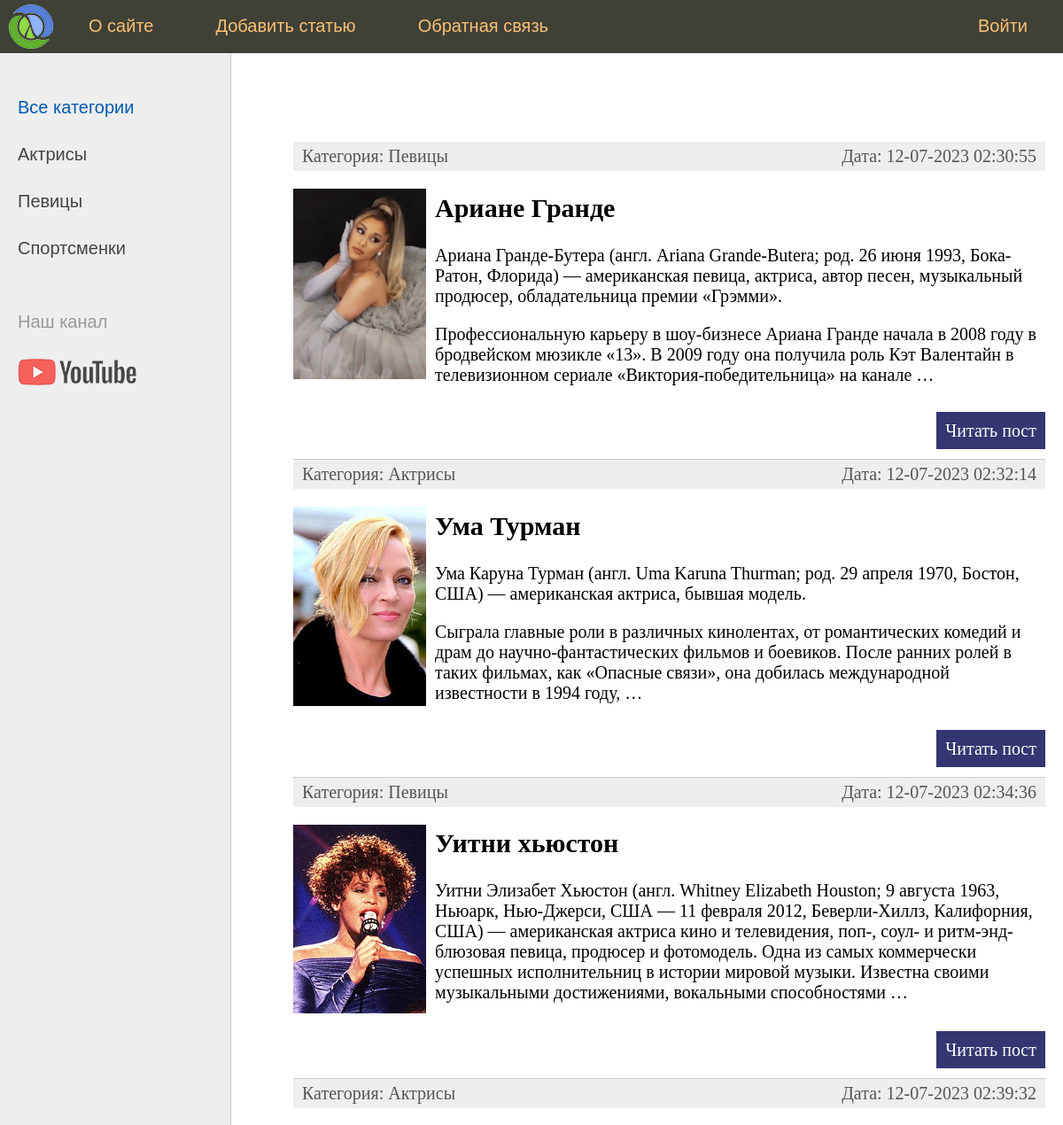
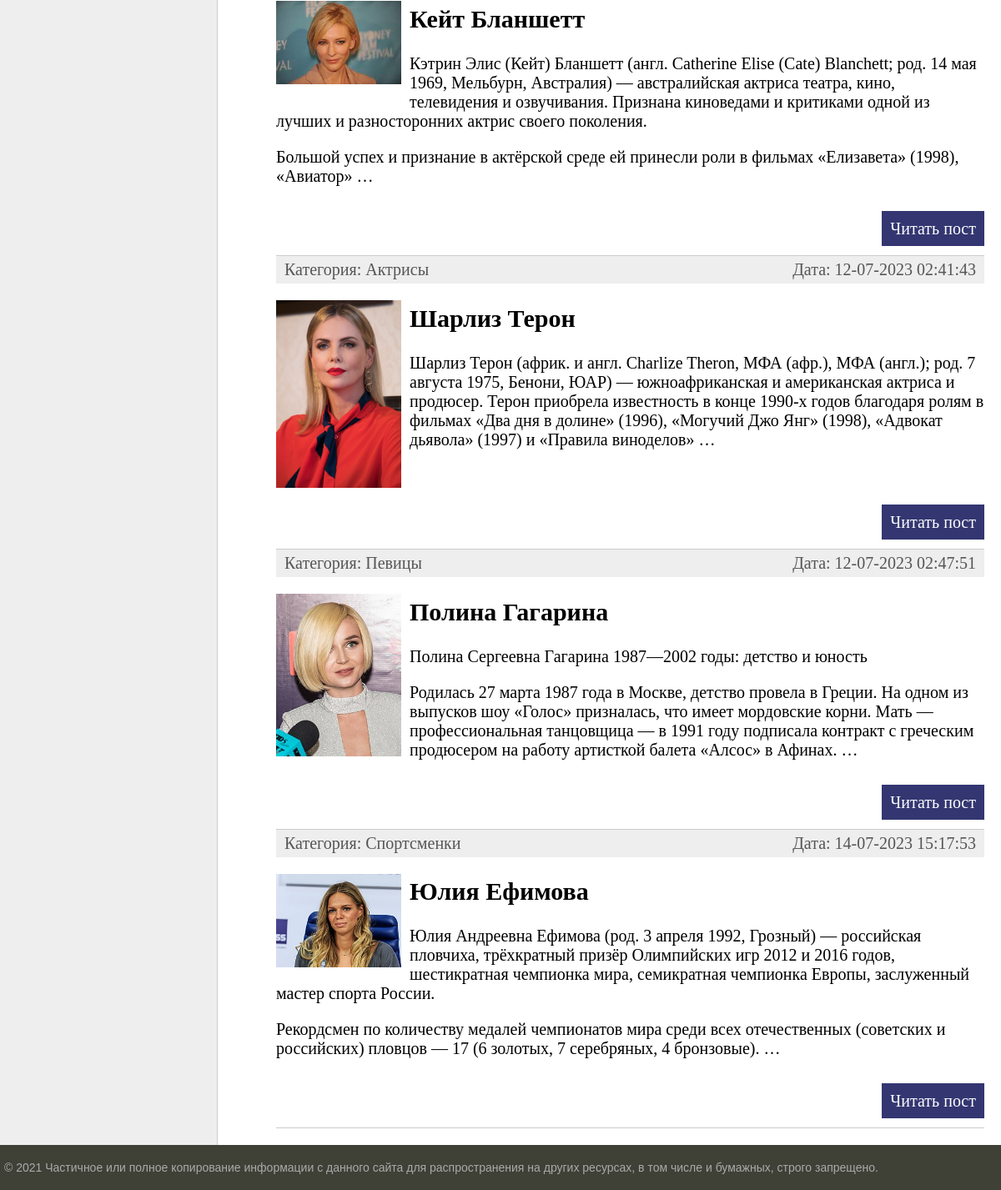
The page / on the database its author committed (2 pictures, top to bottom).
### women/models.py (models this page shows, shortened)
class Category(models.Model):
    name = models.CharField(max_length=100, db_index=True, verbose_name='Категория')
    slug = models.SlugField(max_length=255, unique=True, db_index=True, verbose_name='URL')
    def __str__(self):
        return self.name
    def get_absolut_url(self):
        return reverse('category', kwargs={'cat_slug': self.slug})
    class Meta:
        verbose_name = 'Категория'
        verbose_name_plural = 'Категории'
        ordering = ['id']

class Women(models.Model):
    title = models.CharField(max_length=255, verbose_name='Заголовок')
    slug = models.SlugField(max_length=255, unique=True, db_index=True, verbose_name='URL')
    content = models.TextField(blank=True)
    photo = models.ImageField(upload_to="photos/%Y/%m/%d/", verbose_name='Фото')
    time_create = models.DateTimeField(auto_now_add=True, verbose_name='Дата создания')
    time_update = models.DateTimeField(auto_now=True)
    is_published = models.BooleanField(default=True, verbose_name='Опубликовано')
    cat = models.ForeignKey('Category', on_delete=models.PROTECT, verbose_name='Категории')
    def get_absolute_url(self):
        return reverse('post', kwargs={'post_slug': self.slug})
    class Meta:
        verbose_name = 'Известные женщины'
        verbose_name_plural = 'Известные женщины'
        ordering = ['time_create', 'title']

### women/views.py (the view)
# urls.py: path('', WomenHome.as_view(), name='home'),
class WomenHome(DataMixin, ListView):
    model = Women
    template_name = 'women/index.html'
    context_object_name = 'posts'
    def get_context_data(self, *, object_list=None, **kwargs):
        context = super().get_context_data(**kwargs)
        c_def = self.get_user_context(title='Главная страница')
        return dict(list(context.items()) + list(c_def.items()))
    def get_queryset(self):
        return Women.objects.filter(is_published=True)

### women/templatetags/women_tags.py (called while the page is built)
@register.inclusion_tag('women/list_categories.html')
def show_categories(sort=None, cat_selected=0):
    if not sort:
        cats = Category.objects.all()
    else:
        cats = Category.objects.order_by(sort)
    return {'cats': cats, 'cat_selected': cat_selected}

### women/utils.py (called while the page is built)
    def get_user_context(self, **kwargs):
        context = kwargs
        cats = Category.objects.all()
        context['menu'] = menu
        context['cats'] = cats
        if 'cat_selected' not in context:
            context['cat_selected'] = 0
        return context

### women/templates/women/index.html (shortened to what this page needs)
{% extends 'women/base.html' %}
{% block content %}
<ul class="list-articles">
	{% for p in posts %}
			<li><div class="article-panel">
				<p class="first">Категория: {{p.cat}}</p>
				<p class="last">Дата: {{p.time_update|date:"d-m-Y H:i:s"}}</p>
			</div>
{% if p.photo %}
	<p><img class="img-article-left thumb" src="{{ p.photo.url }}"> </p>
{% endif %}
				<h2>{{p.title}}</h2>
	{% autoescape on %}
	{{p.content|linebreaks|truncatewords:50}}
	{% endautoescape %}
			<p class="link-read-post"><a href="{{ p.get_absolute_url }}">Читать пост</a></p>
			</li>
	{% endfor %}
</ul>
{% endblock %}

### women/templates/women/base.html (shortened to what this page needs)
{% load static %}
{% load women_tags %}
<!DOCTYPE html>
<html>
<head>
	<link type="text/css" href="{% static 'women/css/styles.css' %}" rel="stylesheet" />
</head>
<body>
<table class="table-page" border=0 cellpadding="0" cellspacing="0">
<tr><td valign=top>
{% block mainmenu %}
		<div class="header">
			<ul id="mainmenu" class="mainmenu">
			<li class="logo"><a href="{% url 'home' %}"><div class="logo"></div></a></li>
{% for m in menu %}
	{% if not forloop.last %}
			<li><a href="{% url m.url_name %}">{{m.title}}</a></li>
	{% else %}
			<li class="last"><a href="{% url m.url_name %}">{{m.title}}</a></li>
	{% endif %}
{% endfor %}
			</ul>
		</div>
{% endblock mainmenu %}
<table class="table-content" border=0 cellpadding="0" cellspacing="0">
<tr>
	<td valign="top" class="left-chapters">
	<ul id="leftchapters">
		{% if cat_selected == 0  %}
		<li class="selected">Все категории</li>
		{% else %}
		<li> <a href="{% url 'home' %}">Все категории</a></li>
		{% endif %}
		{% show_categories 'name' cat_selected %}
		<li class="share">
		<p>Наш канал</p>
		<a class="share-yt" href="https://www.youtube.com/channel/UClJzWfGWuGJL2t-3dYKcHTA/playlists" target="_blank" rel="nofollow"></a>
		</li>
	</ul>
</td>
<td valign="top" class="content">
	<div class="content-text">
{% block content %}
{% endblock %}
	</div>
</td></tr></table>
</td></tr>
<tr><td valign=top>
	<div id="footer">
		<p>&copy; 2021 Частичное или полное копирование информации с данного сайта для распространения на других ресурсах, в том числе и бумажных, строго запрещено.</p>
	</div>
</td></tr></table>
</body>
</html>

### women/templates/women/list_categories.html
{% for c in cats %}
    {% if c.pk == cat_selected %}
        <li class="selected">{{c.name}}</li>
    {% else %}
        <li><a href="{{ c.get_absolut_url }}">{{c.name}}</a> </li>
    {% endif %}
{% endfor %}

### women/static/women/css/styles.css (style rules this page uses)
html, body { font-family: 'Arial'; margin: 0; padding: 0; height: 100%; width: 100%; color: #444; }
a { color: #0059b2; text-decoration: none; }
img { max-width: 600px; height: auto; }
img.img-article-left { max-width: 300px; height: auto; float: left; padding: 0 10px 10px 0; }
img.img-article-left.thumb { max-width: 150px; height: auto; }
p.link-read-post { text-align: right; }
p.link-read-post a { padding: 10px; min-width: 100px; background: #333671; color: #fff; text-decoration: none; }
div.article-panel { background: #eee; padding: 5px 10px 5px 10px; box-sizing: border-box; overflow: hidden; color: #555; }
div.article-panel p.first { margin: 0; float: left; }
div.article-panel p.last { margin: 0; float: right; }
ul.list-articles { list-style: none; margin: 0; padding: 0; }
ul.list-articles li { border-bottom: 1px solid #ccc; }
.table-page { width: 100%; height: 100%; vertical-align: top; }
.table-page tr { height: 100%; }
.header { background: #3F4137; height: 60px; }
.logo { background: url('../images/logo.png') no-repeat 10px 5px; width: 70px; height: 60px; }
ul.mainmenu { list-style: none; margin: 0; padding: 0; height: 60px; color: #fdc073; font-size: 20px; overflow: hidden; }
ul.mainmenu li { float: left; margin: 18px 40px 0 30px; }
ul.mainmenu li.logo { margin: 0; }
ul.mainmenu li.last { float: right; }
ul.mainmenu li a { color: #fdc073; text-decoration: none; }
.table-content { width: 100%; min-height: 100%; height: 100%; }
.left-chapters { margin: 0; background: #eee; border-right: 1px solid #ccc; min-height: 100%; }
.left-chapters ul { width: 230px; min-height: 100%; margin: 0; padding: 20px 10px 10px 20px; list-style: none; font-size: 20px; }
.left-chapters ul li { margin: 30px 0 0 0; color: #999; }
.left-chapters ul li.selected { color: #0059b2; }
.left-chapters ul li a { color: #444; text-decoration: none; }
.left-chapters ul li.share { margin: 60px 0 0 0; }
.left-chapters ul li.share p { margin: 30px 0 30px 0; }
.left-chapters ul li.share a { display: inline-block; width: 40px; height: 40px; margin: 0 20px 0 0; }
.left-chapters ul li.share a.share-yt { width: 100%; height: 30px; background: url('../images/share_yt.png') no-repeat 0 0 }
.content { padding: 40px 20px 20px 40px; width: 100%; box-sizing: border-box; }
.content-text { margin: 60px 0 0 30px; color: #000; font-size: 20px; font-family: Yandex Sans Display Light; }
#footer { box-sizing: border-box; background: #3F4137; padding: 5px; color: #aaa; font-size: 14px; font-family: Verdana, Geneva, Arial, Helvetica; text-align: left; overflow: hidden; }

### rows shown on the page
Category: name "Актрисы"
Category: name "Певицы"
Category: name "Спортсменки"
Women: cat "Певицы", time_update "12-07-2023 02:30:55", photo (picture), title "Ариане Гранде", content "Ариана Гранде-Бутера (англ. Ariana Grande-Butera; род. 26 июня 1993, Бока-Ратон, Флорида) — американская певица, актриса, автор песен, музыкальный продюсер, обладательница премии «Грэмми». Профессиональную карьеру в шоу-бизнесе Ариана Гранде начала в 2008 году в бродвейском мюзикле «13». В 2009 году она получила роль Кэт Валентайн в телевизионном сериале «Виктория-победительница» на канале …"
Women: cat "Актрисы", time_update "12-07-2023 02:32:14", photo (picture), title "Ума Турман", content "Ума Каруна Турман (англ. Uma Karuna Thurman; род. 29 апреля 1970, Бостон, США) — американская актриса, бывшая модель. Сыграла главные роли в различных кинолентах, от романтических комедий и драм до научно-фантастических фильмов и боевиков. После ранних ролей в таких фильмах, как «Опасные связи», она добилась международной известности в 1994 году, …"
Women: cat "Певицы", time_update "12-07-2023 02:34:36", photo (picture), title "Уитни хьюстон", content "Уитни Элизабет Хьюстон (англ. Whitney Elizabeth Houston; 9 августа 1963, Ньюарк, Нью-Джерси, США — 11 февраля 2012, Беверли-Хиллз, Калифорния, США) — американская актриса кино и телевидения, поп-, соул- и ритм-энд-блюзовая певица, продюсер и фотомодель. Одна из самых коммерчески успешных исполнительниц в истории мировой музыки. Известна своими музыкальными достижениями, вокальными способностями …"
Women: cat "Актрисы", time_update "12-07-2023 02:39:32", photo (picture), title "Кейт Бланшетт", content "Кэтрин Элис (Кейт) Бланшетт (англ. Catherine Elise (Cate) Blanchett; род. 14 мая 1969, Мельбурн, Австралия) — австралийская актриса театра, кино, телевидения и озвучивания. Признана киноведами и критиками одной из лучших и разносторонних актрис своего поколения. Большой успех и признание в актёрской среде ей принесли роли в фильмах «Елизавета» (1998), «Авиатор» …"
Women: cat "Актрисы", time_update "12-07-2023 02:41:43", photo (picture), title "Шарлиз Терон", content "Шарлиз Терон (африк. и англ. Charlize Theron, МФА (афр.), МФА (англ.); род. 7 августа 1975, Бенони, ЮАР) — южноафриканская и американская актриса и продюсер. Терон приобрела известность в конце 1990-х годов благодаря ролям в фильмах «Два дня в долине» (1996), «Могучий Джо Янг» (1998), «Адвокат дьявола» (1997) и «Правила виноделов» …"
Women: cat "Певицы", time_update "12-07-2023 02:47:51", photo (picture), title "Полина Гагарина", content "Полина Сергеевна Гагарина 1987—2002 годы: детство и юность Родилась 27 марта 1987 года в Москве, детство провела в Греции. На одном из выпусков шоу «Голос» призналась, что имеет мордовские корни. Мать — профессиональная танцовщица — в 1991 году подписала контракт с греческим продюсером на работу артисткой балета «Алсос» в Афинах. …"
Women: cat "Спортсменки", time_update "14-07-2023 15:17:53", photo (picture), title "Юлия Ефимова", content "Юлия Андреевна Ефимова (род. 3 апреля 1992, Грозный) — российская пловчиха, трёхкратный призёр Олимпийских игр 2012 и 2016 годов, шестикратная чемпионка мира, семикратная чемпионка Европы, заслуженный мастер спорта России. Рекордсмен по количеству медалей чемпионатов мира среди всех отечественных (советских и российских) пловцов — 17 (6 золотых, 7 серебряных, 4 бронзовые). …"

### other values the page prints
{{ m.title }} "О сайте" "Добавить статью" "Обратная связь"
{{ m.title }} "Войти"
